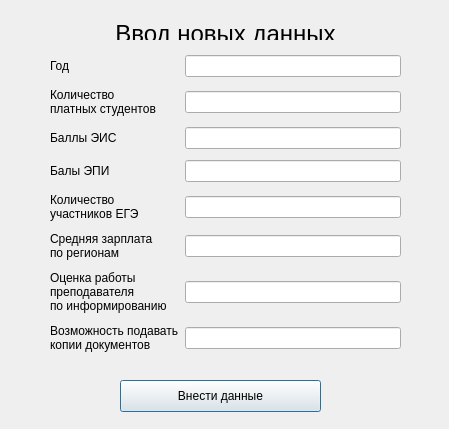
<?xml version="1.0" encoding="UTF-8"?>
<ui version="4.0">
 <class>Dialog</class>
 <widget class="QDialog" name="Dialog">
  <property name="geometry">
   <rect>
    <x>0</x>
    <y>0</y>
    <width>449</width>
    <height>429</height>
   </rect>
  </property>
  <property name="windowTitle">
   <string>Dialog</string>
  </property>
  <widget class="QWidget" name="gridLayoutWidget">
   <property name="geometry">
    <rect>
     <x>50</x>
     <y>50</y>
     <width>351</width>
     <height>311</height>
    </rect>
   </property>
   <layout class="QGridLayout" name="gridLayout">
    <item row="1" column="0">
     <widget class="QLabel" name="label_2">
      <property name="text">
       <string>&lt;html&gt;&lt;head/&gt;&lt;body&gt;&lt;p&gt;Количество &lt;br/&gt;платных студентов&lt;/p&gt;&lt;/body&gt;&lt;/html&gt;</string>
      </property>
     </widget>
    </item>
    <item row="7" column="0">
     <widget class="QLabel" name="label_8">
      <property name="text">
       <string>&lt;html&gt;&lt;head/&gt;&lt;body&gt;&lt;p&gt;Возможность подавать &lt;br/&gt;копии документов&lt;/p&gt;&lt;/body&gt;&lt;/html&gt;</string>
      </property>
     </widget>
    </item>
    <item row="3" column="0">
     <widget class="QLabel" name="label_4">
      <property name="text">
       <string>Балы ЭПИ</string>
      </property>
     </widget>
    </item>
    <item row="2" column="0">
     <widget class="QLabel" name="label_3">
      <property name="text">
       <string>Баллы ЭИС</string>
      </property>
     </widget>
    </item>
    <item row="0" column="0">
     <widget class="QLabel" name="label">
      <property name="text">
       <string>Год</string>
      </property>
     </widget>
    </item>
    <item row="5" column="0">
     <widget class="QLabel" name="label_6">
      <property name="text">
       <string>&lt;html&gt;&lt;head/&gt;&lt;body&gt;&lt;p&gt;Средняя зарплата &lt;br/&gt;по регионам&lt;/p&gt;&lt;/body&gt;&lt;/html&gt;</string>
      </property>
     </widget>
    </item>
    <item row="4" column="0">
     <widget class="QLabel" name="label_5">
      <property name="text">
       <string>&lt;html&gt;&lt;head/&gt;&lt;body&gt;&lt;p&gt;Количество &lt;br/&gt;участников ЕГЭ&lt;/p&gt;&lt;/body&gt;&lt;/html&gt;</string>
      </property>
     </widget>
    </item>
    <item row="6" column="0">
     <widget class="QLabel" name="label_7">
      <property name="text">
       <string>&lt;html&gt;&lt;head/&gt;&lt;body&gt;&lt;p&gt;Оценка работы &lt;br/&gt;преподавателя &lt;br/&gt;по информированию&lt;/p&gt;&lt;/body&gt;&lt;/html&gt;</string>
      </property>
     </widget>
    </item>
    <item row="0" column="1">
     <widget class="QLineEdit" name="lineEdit"/>
    </item>
    <item row="1" column="1">
     <widget class="QLineEdit" name="lineEdit_2"/>
    </item>
    <item row="2" column="1">
     <widget class="QLineEdit" name="lineEdit_3"/>
    </item>
    <item row="3" column="1">
     <widget class="QLineEdit" name="lineEdit_4"/>
    </item>
    <item row="4" column="1">
     <widget class="QLineEdit" name="lineEdit_5"/>
    </item>
    <item row="5" column="1">
     <widget class="QLineEdit" name="lineEdit_6"/>
    </item>
    <item row="6" column="1">
     <widget class="QLineEdit" name="lineEdit_7"/>
    </item>
    <item row="7" column="1">
     <widget class="QLineEdit" name="lineEdit_8"/>
    </item>
   </layout>
  </widget>
  <widget class="QLabel" name="label_9">
   <property name="geometry">
    <rect>
     <x>50</x>
     <y>20</y>
     <width>351</width>
     <height>20</height>
    </rect>
   </property>
   <property name="text">
    <string>&lt;html&gt;&lt;head/&gt;&lt;body&gt;&lt;p align=&quot;center&quot;&gt;&lt;span style=&quot; font-size:18pt;&quot;&gt;Ввод новых данных&lt;/span&gt;&lt;/p&gt;&lt;/body&gt;&lt;/html&gt;</string>
   </property>
  </widget>
  <widget class="QPushButton" name="pushButton">
   <property name="geometry">
    <rect>
     <x>120</x>
     <y>380</y>
     <width>201</width>
     <height>32</height>
    </rect>
   </property>
   <property name="text">
    <string>Внести данные</string>
   </property>
  </widget>
 </widget>
 <resources/>
 <connections/>
</ui>
